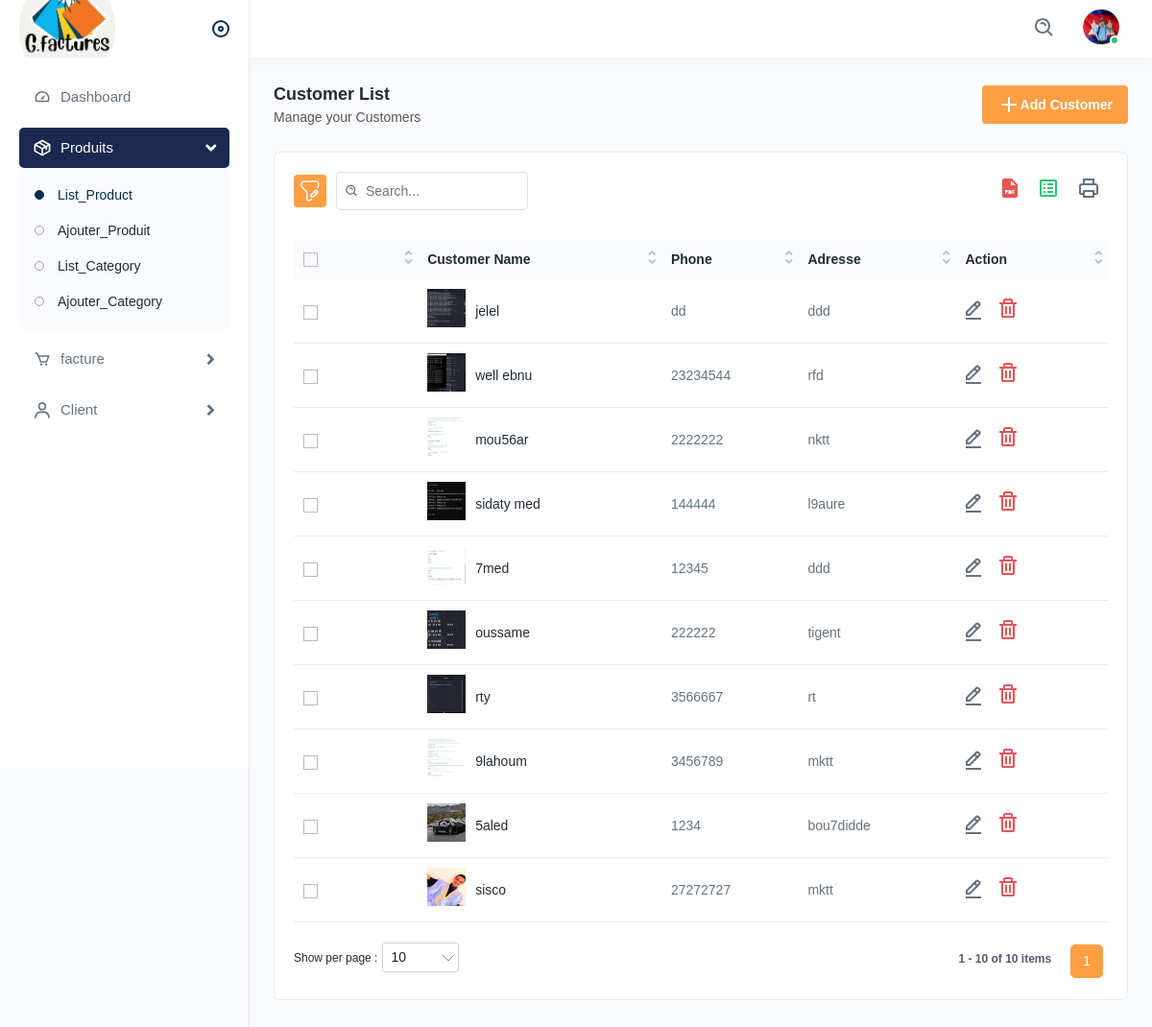
The app's page /customerlist.php (signed in) with its own data.
### tables this page shows
CREATE TABLE `customer` (
  `customer_id` int(11) NOT NULL,
  `customer_name` varchar(255) DEFAULT NULL,
  `phone` varchar(20) DEFAULT NULL,
  `address` varchar(255) DEFAULT NULL,
  `customer_photo` varchar(255) DEFAULT NULL
);

### customerlist.php (the view, shortened to what this page needs)
<!DOCTYPE html>
<html lang="en">
<head>
  <link rel="stylesheet" href="assets/css/st.css">
  <link rel="stylesheet" href="assets/css/bootstrap.min.css">
  <link rel="stylesheet" href="assets/css/animate.css">
  <link rel="stylesheet" href="assets/plugins/select2/css/select2.min.css">
  <link rel="stylesheet" href="assets/css/bootstrap-datetimepicker.min.css">
  <link rel="stylesheet" href="assets/css/dataTables.bootstrap4.min.css">
  <link rel="stylesheet" href="assets/plugins/fontawesome/css/fontawesome.min.css">
  <link rel="stylesheet" href="assets/plugins/fontawesome/css/all.min.css">
  <link rel="stylesheet" href="assets/css/style.css">
</head>
<body>
  <?php include "includes/header.php"; ?>
  <?php include "includes/sidebar.php"; ?>
  <div class="page-wrapper">
    <div class="content">
      <div class="page-header">
        <div class="page-title">
          <h4>Customer List</h4>
          <h6>Manage your Customers</h6>
        </div>
        <div class="page-btn">
          <a href="addcustomer.php" class="btn btn-added"><img src="assets/img/icons/plus.svg" alt="img">Add Customer</a>
        </div>
      </div>
      <div class="card">
        <div class="card-body">
          <div class="table-top">
            <div class="search-set">
              <div class="search-path">
                <a class="btn btn-filter" id="filter_search">
                  <img src="assets/img/icons/filter.svg" alt="img">
                </a>
              </div>
              <div class="search-input">
                <a class="btn btn-searchset"><img src="assets/img/icons/search-white.svg" alt="img"></a>
              </div>
            </div>
            <div class="wordset">
              <ul>
                <li>
                  <a data-bs-toggle="tooltip" data-bs-placement="top" title="pdf"><img src="assets/img/icons/pdf.svg" alt="img"></a>
                </li>
                <li>
                  <a data-bs-toggle="tooltip" data-bs-placement="top" title="excel"><img src="assets/img/icons/excel.svg" alt="img"></a>
                </li>
                <li>
                  <a data-bs-toggle="tooltip" data-bs-placement="top" title="print"><img src="assets/img/icons/printer.svg" alt="img"></a>
                </li>
              </ul>
            </div>
          </div>
          <div class="table-responsive">
            <table class="table  datanew">
              <thead>
                <tr>
                  <th>
                    <label class="checkboxs">
                      <span class="checkmarks"></span>
                    </label>
                  </th>
                  <th>Customer Name</th>
                  <th>Phone</th>
                  <th>Adresse</th>
                  <th>Action</th>
                </tr>
              </thead>
              <tbody>
                <?php
                require_once "conn.php";
                $sql = "SELECT `customer_id`, `customer_name`, `phone`, `address`, `customer_photo` FROM `customer` WHERE 1";
                $result = $conn->query($sql);
                if ($result->num_rows > 0) {
                  while ($row = $result->fetch_assoc()) {
                    echo "<tr>";
                    echo "<td><label class='checkboxs'><input type='checkbox'><span class='checkmarks'></span></label></td>";
                    echo "<td class='productimgname'>";
                    echo "<a href='javascript:void(0);' class='product-img'><img src='" . $row["customer_photo"] . "' alt='product'></a>";
                    echo "<a href='javascript:void(0);'>" . $row["customer_name"] . "</a>";
                    echo "</td>";
                    echo "<td>" . $row["phone"] . "</td>";
                    echo "<td>" . $row["address"] . "</td>";
                    echo "<td>";
                    echo "<a class='me-3' href='editcustomer.php?customer_id=" . $row["customer_id"] . "'><img src='assets/img/icons/edit.svg' alt='img'></a>";
                    echo "<a class='me-3' href='javascript:void(0);' onclick='confirmDelete(" . $row["customer_id"] . ")'><img src='assets/img/icons/delete.svg' alt='img'></a>";
                    echo "</td>";
                    echo "</tr>";
                  }
                } else {
                  echo "<tr><td colspan='5'>Aucun client trouvé</td></tr>";
                }
                ?>
              </tbody>
            </table>
          </div>
        </div>
      </div>
    </div>
  </div>
</body>
</html>

### records on screen
customer: customer_photo (picture), customer_name "jelel", phone "dd", address "ddd"
customer: customer_photo (picture), customer_name "well ebnu", phone "23234544", address "rfd"
customer: customer_photo (picture), customer_name "mou56ar", phone "2222222", address "nktt"
customer: customer_photo (picture), customer_name "sidaty med", phone "144444", address "l9aure"
customer: customer_photo (picture), customer_name "7med", phone "12345", address "ddd"
customer: customer_photo (picture), customer_name "oussame", phone "222222", address "tigent"
customer: customer_photo (picture), customer_name "rty", phone "3566667", address "rt"
customer: customer_photo (picture), customer_name "9lahoum", phone "3456789", address "mktt"
customer: customer_photo (picture), customer_name "5aled", phone "1234", address "bou7didde"
customer: customer_photo (picture), customer_name "sisco", phone "27272727", address "mktt"
